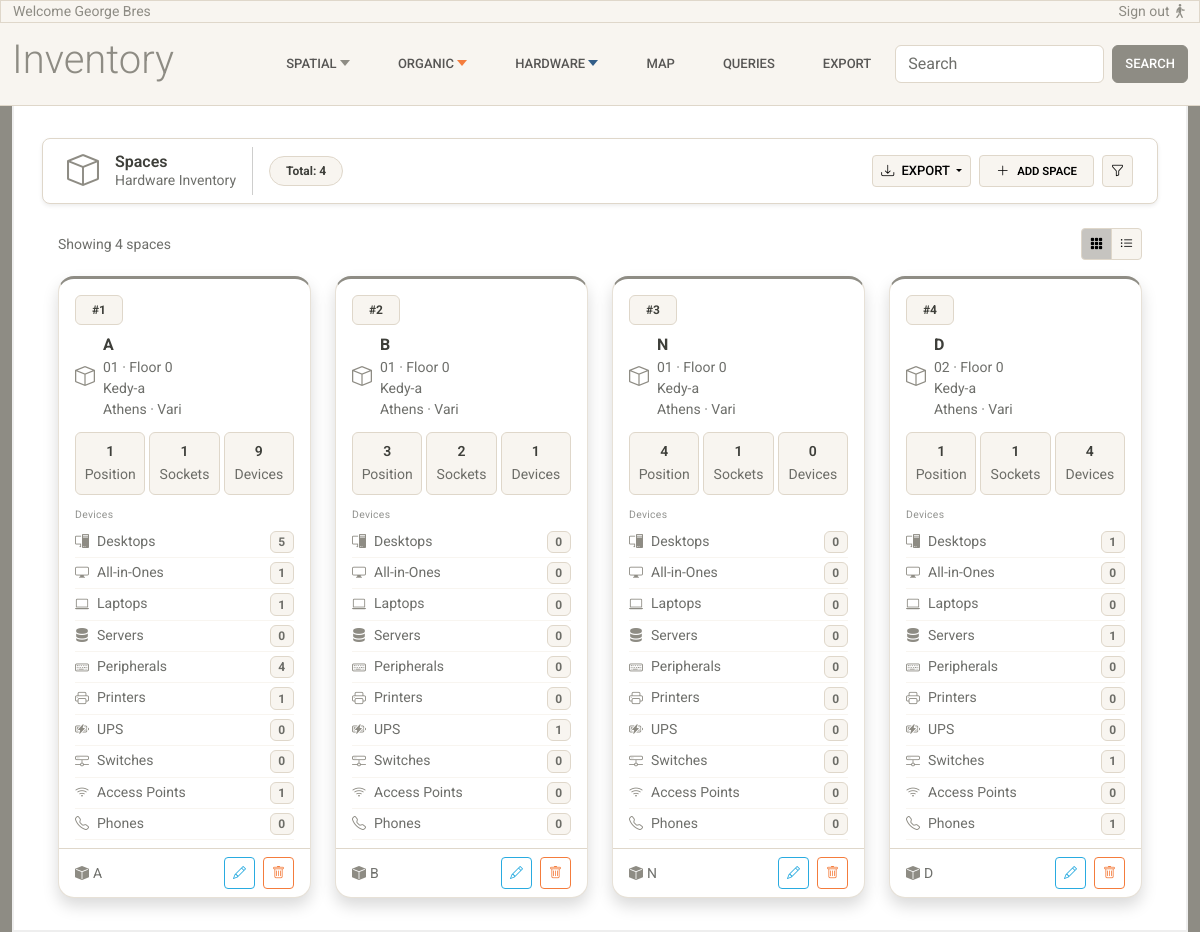
/spaces/, run on the app's committed database.
### inventory/models.py (models this page shows, shortened)
class LifeCycle(models.Model):
    is_active = models.BooleanField(default=True)
    valid_from = models.DateField(default=timezone.now)
    valid_to = models.DateField(null=True, blank=True)
    class Meta:
        abstract = True

class Space(LifeCycle):
    room = models.ForeignKey(
        Room,
        on_delete=models.RESTRICT,
        related_name="spaces"
    )
    name = models.CharField(max_length=100)
    position_index = models.PositiveIntegerField()
    objects = SpaceManager()
    class Meta:
        ordering = ["position_index"]
        unique_together = (
            ("room", "position_index"),
        )
        constraints = [
            models.UniqueConstraint(
                Lower("name"), "room",
                name="unique_space_name_per_room_ci"
            )
        ]

class Room(LifeCycle):
    floor = models.ForeignKey(
        Floor,
        on_delete=models.RESTRICT,
        related_name="rooms"
    )
    room_code = models.CharField(max_length=50)
    objects = RoomManager()
    class Meta:
        unique_together = ("floor", "room_code")

class Floor(LifeCycle):
    building = models.ForeignKey(
        Building,
        on_delete=models.RESTRICT,
        related_name="floors"
    )
    floor_number = models.IntegerField()
    class Meta:
        unique_together = ("building", "floor_number")
        constraints = [
            models.CheckConstraint(
                condition=models.Q(floor_number__gte=-2),
                name="floor_number_min_minus_2",
                violation_error_message="Ο αριθμός ορόφου δεν μπορεί να είναι μικρότερος του -2."
            )
        ]

class Building(LifeCycle):
    area = models.ForeignKey(
        Area,
        on_delete=models.RESTRICT,
        related_name="buildings"
    )
    name = models.CharField(max_length=150)
    address = models.CharField(max_length=250, blank=True, null=True)

class Area(models.Model):
    city = models.ForeignKey(
        City,
        on_delete=models.RESTRICT,
        related_name="areas"
    )
    name = models.CharField(max_length=150)
    class Meta:
        constraints = [
            models.UniqueConstraint(fields=["city", "name"], name="unique_area_per_city")
        ]

class City(models.Model):
    name = models.CharField(max_length=150, unique=True)
    class Meta:
        verbose_name = "City"
        verbose_name_plural = "Cities"

### inventory/views.py (the view)
# urls.py: path('spaces/', views.spaces_list, name='spaces-list'),
def spaces_list(request):
    spaces = Space.objects.select_related('room__floor__building__area__city').annotate(
        devices_count=Count('devices', distinct=True),
        sockets_count=Count('sockets', distinct=True),
        desktops_count=Count('devices__desktopcomputer', distinct=True),
        allinones_count=Count('devices__allinonecomputer', distinct=True),
        laptops_count=Count('devices__laptopcomputer', distinct=True),
        servers_count=Count('devices__servercomputer', distinct=True),
        printers_count=Count('devices__printer', distinct=True),
        ups_count=Count('devices__ups', distinct=True),
        switches_count=Count('devices__switch', distinct=True),
        phones_count=Count('devices__phone', distinct=True),
        accesspoints_count=Count('devices__accesspoint', distinct=True),
        peripherals_count=Count('devices__peripherals', distinct=True),
    )
    return render(request, 'inventory/spaces-list.html', {'spaces': spaces})

### inventory/models.py (called while the page is built)
    def get_queryset(self):
        return super().get_queryset().select_related(
            "room__floor__building__area__city"
        )

### inventory/templates/inventory/spaces-list.html (shortened to what this page needs)
{% extends 'inventory/base.html' %}
{% load static %}
{% block content %}
<div class="container-fluid">
  <nav class="navbar bg-white border shadow-sm sticky-top px-4 mb-4 rounded-3 z-1">
    <div class="d-flex align-items-center gap-3">
      <i class="bi bi-box text-secondary fs-2"></i>
      <div class="d-flex flex-column lh-sm">
        <span class="fw-semibold text-dark">Spaces</span>
        <span class="text-muted small">Hardware Inventory</span>
      </div>
      <div class="d-flex align-items-center gap-2">
        <span class="badge bg-light text-dark border rounded-5 px-3 py-2">Total: {{ spaces|length }}</span>
      </div>
    </div>
    <div class="d-flex align-items-center gap-2 ms-auto">
      <div class="dropdown">
        <button class="btn btn-sm btn-light border dropdown-toggle" data-bs-toggle="dropdown">
          <i class="bi bi-download me-1"></i> Export
        </button>
      </div>
      <a href="#" class="btn btn-sm btn-light border d-flex align-items-center gap-2 px-3">
        <i class="bi bi-plus-lg"></i>
        <span class="small fw-semibold">Add Space</span>
      </a>
      <button class="btn btn-sm btn-light border">
        <i class="bi bi-funnel"></i>
      </button>
    </div>
  </nav>
  <div class="d-flex justify-content-between align-items-center px-3 mb-3">
    <span class="text-muted small">Showing {{ spaces|length }} spaces</span>
    <div class="btn-group btn-group-sm">
      <button class="btn btn-light border active"><i class="bi bi-grid-3x3-gap-fill"></i></button>
      <button class="btn btn-light border"><i class="bi bi-list-ul"></i></button>
    </div>
  </div>
  <div class="px-3">
    <div class="row g-4" data-masonry='{"percentPosition": true, "horizontalOrder": true}'>
      {% for space in spaces %}
      <div class="col-12 col-sm-6 col-md-4 col-lg-3">
        <div class="card h-100 shadow rounded-4 overflow-hidden card-hover card-spatial">
          <div class="card-header bg-transparent border-0 pt-3 pb-1 px-3">
            <div class="d-flex justify-content-between align-items-center mb-2">
              <span class="badge bg-light text-dark border rounded-2 px-3 py-2">#{{ forloop.counter|stringformat:"d" }}</span>
            </div>
            <div class="d-flex align-items-center gap-2">
              <i class="bi bi-box text-secondary fs-5"></i>
              <div>
                <span class="fw-bold text-dark">{{ space.name|capfirst }}</span>
                <span class="text-muted small d-block">{{ space.room.room_code|capfirst }} · Floor {{ space.room.floor.floor_number }}</span>
                <span class="text-muted small d-block">{{ space.room.floor.building.name|capfirst }}</span>
                <span class="text-muted small d-block">{{ space.room.floor.building.area.city.name|capfirst }} · {{ space.room.floor.building.area.name|capfirst }}</span>
              </div>
            </div>
          </div>
          <div class="card-body pt-2 pb-2 px-3">
            <div class="row g-1">
              <div class="col-4">
                <div class="bg-light border rounded p-2 text-center">
                  <span class="fw-semibold small d-block">{{ space.position_index }}</span>
                  <span class="text-muted small">Position</span>
                </div>
              </div>
              <div class="col-4">
                <div class="bg-light border rounded p-2 text-center">
                  <span class="fw-semibold small d-block">{{ space.sockets_count }}</span>
                  <span class="text-muted small">Sockets</span>
                </div>
              </div>
              <div class="col-4">
                <div class="bg-light border rounded p-2 text-center">
                  <span class="fw-semibold small d-block">{{ space.devices.count }}</span>
                  <span class="text-muted small">Devices</span>
                </div>
              </div>
            </div>
          </div>
          <div class="px-3 pt-1 pb-2">
            <span class="text-muted opacity-75 section-label d-block mb-1">Devices</span>
            <div class="d-flex align-items-center gap-2 py-1 border-bottom border-light">
              <i class="bi bi-pc-display text-secondary small"></i>
              <div class="d-flex justify-content-between w-100">
                <span class="text-muted small">Desktops</span>
                <span class="badge bg-light text-muted border">{{ space.desktops_count }}</span>
              </div>
            </div>
            <div class="d-flex align-items-center gap-2 py-1 border-bottom border-light">
              <i class="bi bi-display text-secondary small"></i>
              <div class="d-flex justify-content-between w-100">
                <span class="text-muted small">All-in-Ones</span>
                <span class="badge bg-light text-muted border">{{ space.allinones_count }}</span>
              </div>
            </div>
            <div class="d-flex align-items-center gap-2 py-1 border-bottom border-light">
              <i class="bi bi-laptop text-secondary small"></i>
              <div class="d-flex justify-content-between w-100">
                <span class="text-muted small">Laptops</span>
                <span class="badge bg-light text-muted border">{{ space.laptops_count }}</span>
              </div>
            </div>
            <div class="d-flex align-items-center gap-2 py-1 border-bottom border-light">
              <i class="bi bi-server text-secondary small"></i>
              <div class="d-flex justify-content-between w-100">
                <span class="text-muted small">Servers</span>
                <span class="badge bg-light text-muted border">{{ space.servers_count }}</span>
              </div>
            </div>
            <div class="d-flex align-items-center gap-2 py-1 border-bottom border-light">
              <i class="bi bi-keyboard text-secondary small"></i>
              <div class="d-flex justify-content-between w-100">
                <span class="text-muted small">Peripherals</span>
                <span class="badge bg-light text-muted border">{{ space.peripherals_count }}</span>
              </div>
            </div>
            <div class="d-flex align-items-center gap-2 py-1 border-bottom border-light">
              <i class="bi bi-printer text-secondary small"></i>
              <div class="d-flex justify-content-between w-100">
                <span class="text-muted small">Printers</span>
                <span class="badge bg-light text-muted border">{{ space.printers_count }}</span>
              </div>
            </div>
            <div class="d-flex align-items-center gap-2 py-1 border-bottom border-light">
              <i class="bi bi-battery-charging text-secondary small"></i>
              <div class="d-flex justify-content-between w-100">
                <span class="text-muted small">UPS</span>
                <span class="badge bg-light text-muted border">{{ space.ups_count }}</span>
              </div>
            </div>
            <div class="d-flex align-items-center gap-2 py-1 border-bottom border-light">
              <i class="bi bi-hdd-network text-secondary small"></i>
              <div class="d-flex justify-content-between w-100">
                <span class="text-muted small">Switches</span>
                <span class="badge bg-light text-muted border">{{ space.switches_count }}</span>
              </div>
            </div>
            <div class="d-flex align-items-center gap-2 py-1 border-bottom border-light">
              <i class="bi bi-wifi text-secondary small"></i>
              <div class="d-flex justify-content-between w-100">
                <span class="text-muted small">Access Points</span>
                <span class="badge bg-light text-muted border">{{ space.accesspoints_count }}</span>
              </div>
            </div>
            <div class="d-flex align-items-center gap-2 py-1 border-bottom border-light">
              <i class="bi bi-telephone text-secondary small"></i>
              <div class="d-flex justify-content-between w-100">
                <span class="text-muted small">Phones</span>
                <span class="badge bg-light text-muted border">{{ space.phones_count }}</span>
              </div>
            </div>
          </div>
          <div class="d-flex justify-content-between align-items-center px-3 py-2 border-top">
            <div class="d-flex align-items-center gap-1 small text-muted">
              <i class="bi bi-box-fill text-secondary"></i>
              {{ space.name|capfirst }}
            </div>
            <div class="d-flex gap-2">
              <button class="btn btn-sm btn-outline-info border-1"><i class="bi bi-pencil"></i></button>
              <button class="btn btn-sm btn-outline-warning border-1"><i class="bi bi-trash"></i></button>
            </div>
          </div>
        </div>
      </div>
      {% endfor %}
    </div>
  </div>
</div>
{% endblock %}

### inventory/static/inventory/css/base.css (style rules this page uses)
body { padding-top: 0px; }
.card { border-radius: 0.5rem; }
.card-hover { transition: transform .2s ease-in-out, box-shadow .2s ease-in-out; }
.section-label { font-size: 0.65rem; letter-spacing: 0.03em; }
.card-spatial { border-top: 3px solid var(--bs-secondary) !important; }

### inventory/templates/inventory/spaces-list.html (style rules this page uses)
.card-hover { transition: transform .2s ease-in-out, box-shadow .2s ease-in-out; }
.section-label { font-size: 0.65rem; letter-spacing: 0.03em; }

### data on the page
Space: name "A", room.room_code "01", room.floor.floor_number "0", room.floor.building.name "Kedy-a", room.floor.building.area.city.name "Athens", room.floor.building.area.name "Vari", position_index "1", sockets_count "1", devices.count "9", desktops_count "5", allinones_count "1", laptops_count "1", servers_count "0", peripherals_count "4", printers_count "1", ups_count "0", switches_count "0", accesspoints_count "1", phones_count "0"
Space: name "B", room.room_code "01", room.floor.floor_number "0", room.floor.building.name "Kedy-a", room.floor.building.area.city.name "Athens", room.floor.building.area.name "Vari", position_index "3", sockets_count "2", devices.count "1", desktops_count "0", allinones_count "0", laptops_count "0", servers_count "0", peripherals_count "0", printers_count "0", ups_count "1", switches_count "0", accesspoints_count "0", phones_count "0"
Space: name "N", room.room_code "01", room.floor.floor_number "0", room.floor.building.name "Kedy-a", room.floor.building.area.city.name "Athens", room.floor.building.area.name "Vari", position_index "4", sockets_count "1", devices.count "0", desktops_count "0", allinones_count "0", laptops_count "0", servers_count "0", peripherals_count "0", printers_count "0", ups_count "0", switches_count "0", accesspoints_count "0", phones_count "0"
Space: name "D", room.room_code "02", room.floor.floor_number "0", room.floor.building.name "Kedy-a", room.floor.building.area.city.name "Athens", room.floor.building.area.name "Vari", position_index "1", sockets_count "1", devices.count "4", desktops_count "1", allinones_count "0", laptops_count "0", servers_count "1", peripherals_count "0", printers_count "0", ups_count "0", switches_count "1", accesspoints_count "0", phones_count "1"

### other printed values
{{ spaces|length }} "4"
